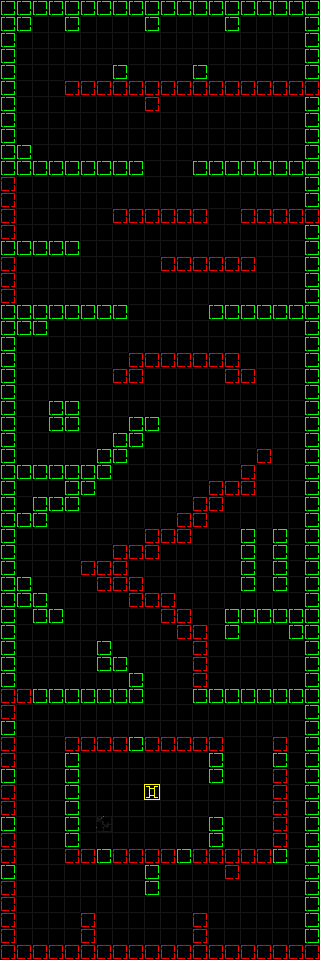

The image is a tile-based game level rendered from a .tmx file. Its description and source (layers, tilesets, objects; grid data summarised) follow:
An orthogonal 20x60 tile map with 16x16 px tiles, 3 tile layers (Tile Layer 1, Tile Layer 2, Tile Layer 3).

<map version="1.0" orientation="orthogonal" width="20" height="60" tilewidth="16" tileheight="16">
 <tileset firstgid="1" name="tiles" tilewidth="16" tileheight="16">
  <image source="maps/tiles.png" width="80" height="16" />
 </tileset>
 <layer name="Tile Layer 1" width="20" height="60">
  <data>[1200 cells, 1200 non-empty, 4 distinct tile ids]</data>
 </layer>
 <layer name="Tile Layer 2" width="20" height="60">
  <data>[1200 cells, 1 non-empty, 1 distinct tile ids]</data>
 </layer>
 <layer name="Tile Layer 3" width="20" height="60">
  <data>[1200 cells, 4 non-empty, 2 distinct tile ids]</data>
 </layer>
</map>
